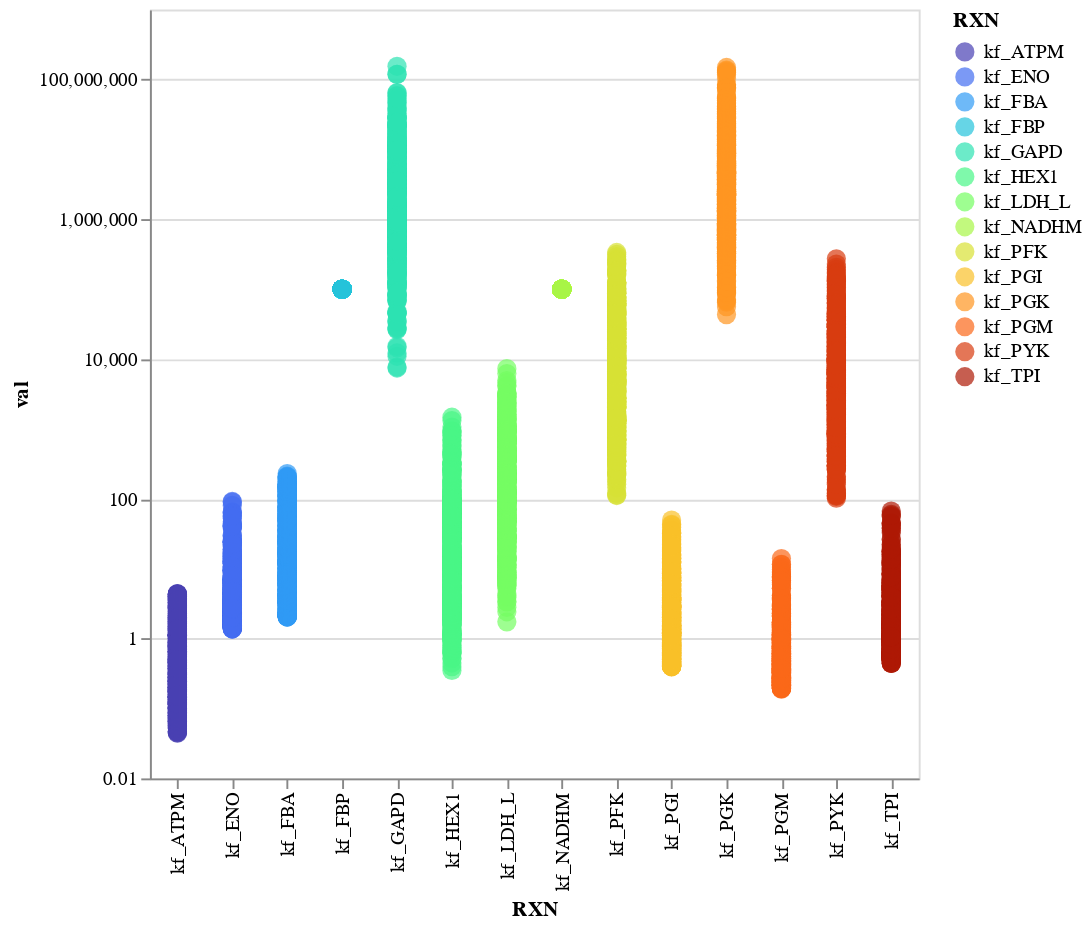

The code cell stored with this chart in its notebook:
### Code cell
alt.data_transformers.disable_max_rows()
fig = alt.Chart(data_vis).mark_circle(size= 100).encode(
    alt.X("RXN", axis=alt.Axis( tickCount=5), scale=alt.Scale(type='log')),
    alt.Y('val',axis=alt.Axis( tickCount=5), 
    scale=alt.Scale(type='log')), 

    alt.Color('RXN', scale=alt.Scale(scheme='turbo')), 
    tooltip=['RXN', "val"]
).properties(
    width=400,
    height=400).interactive()
fig

### Figure 1 — Vega-Lite specification as saved in the notebook (floating-point values rounded to 4 significant figures; data arrays with more than 128 entries replaced by an {"elided": "..."} marker saying what was removed)
{"config": {"view": {"continuousWidth": 400, "continuousHeight": 300}}, "data": {"name": "data-4f04b76a94e246df82e59cc97997a1c1"}, "mark": {"type": "circle", "size": 100}, "encoding": {"color": {"field": "RXN", "scale": {"scheme": "turbo"}, "type": "nominal"}, "tooltip": [{"field": "RXN", "type": "nominal"}, {"field": "val", "type": "quantitative"}], "x": {"axis": {"tickCount": 5}, "field": "RXN", "scale": {"type": "log"}, "type": "nominal"}, "y": {"axis": {"tickCount": 5}, "field": "val", "scale": {"type": "log"}, "type": "quantitative"}}, "height": 400, "selection": {"selector010": {"type": "interval", "bind": "scales", "encodings": ["x", "y"]}}, "width": 400, "$schema": "https://vega.github.io/schema/vega-lite/v4.17.0.json", "datasets": {"data-4f04b76a94e246df82e59cc97997a1c1": {"elided": "7014 records"}}}
